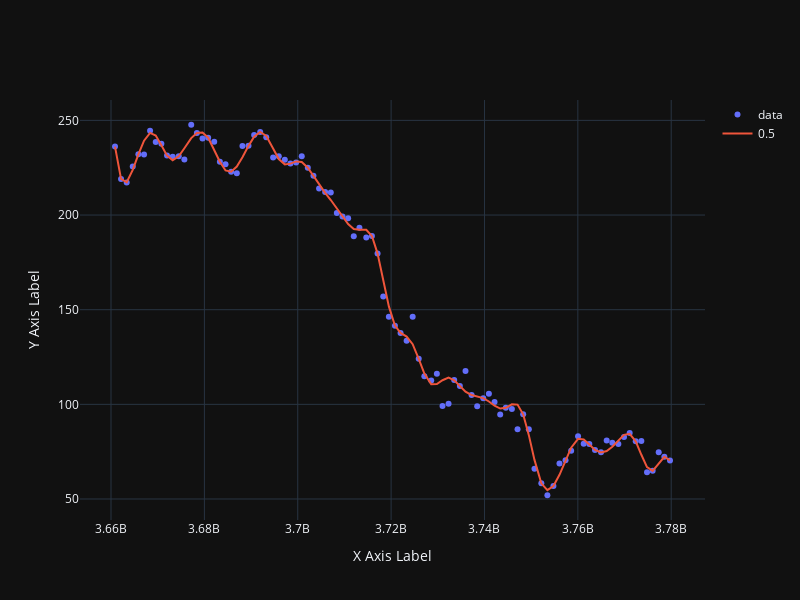

Write notebook code for a chart like this one.
### Code cell
q_funcs = quantile_regression(data = fin_data, knots=30, probs=0.5)
qr_plot(data = fin_data, q_funcs=q_funcs, probs=[0.5,])
